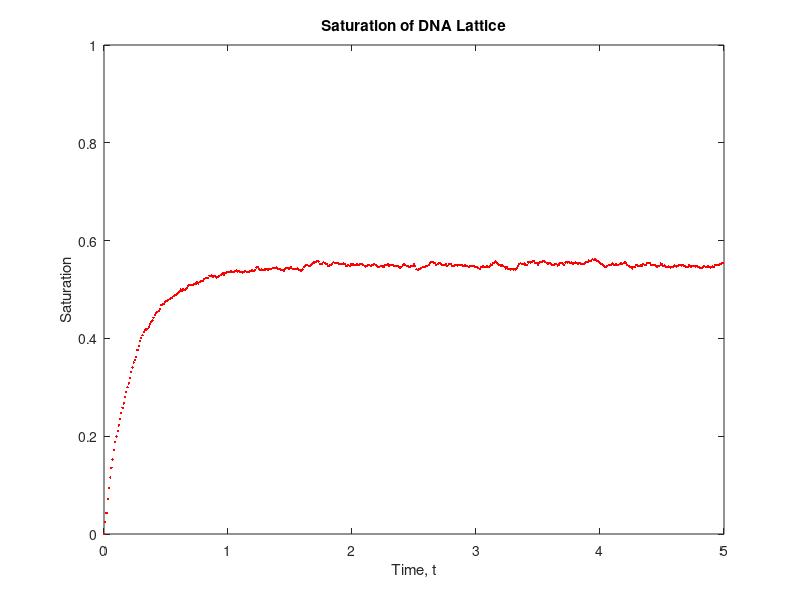

Write MATLAB code to recreate this figure.
clear all;
close all;

% This code will randomly bind and unbind proteins to a DNA lattice
% represented by an array of zeros and ones. A zero represents a free
% location on the lattice while a one represents a location where a protein
% is bound. The length of the lattice and the proteins are variable. The
% probabilities of binding and unbinding are based on k_on and k_off values
% as well as chemical kinetics. Proteins can interact on the lattice and
% binding probabilities are affected by these interactions. The code
% creates a growth profile over time of the given situation based on the
% given parameters.
% k_on, k_off, L, and dt values must be selected such that k_on*L*dt < 1 as
% well as k_off*dt < 1.
% There are 'dummy zeros' on either end of the lattice (positions 1 and
% N+1) in order for the code to check the binding location type.


N = 8660;    %length of DNA lattice
n = 3;      %protein length
k_on = 0.1;   %kinetic rate constant for binding
k_off = 1;  %kinetic rate constant for unbinding
w = 1;  %co-operativity parameter
L = 8;  %concentration of free proteins

dt = 0.01;     %small time step required for probability calculations

Probabilities = [k_on*L*dt,k_on*L*w*dt,k_on*L*(w^2)*dt,k_off*dt];   %probabilites used for comparisons
if max(Probabilities) > 1
    disp('ERROR: dt TOO BIG');
elseif max(Probabilities) < 0.001
    disp('ERROR: dt TOO SMALL');
end

K = k_on/k_off; %calculates equilibrium constant

Iterations = 500;  %how many binding/unbinding loops to run

DNA = zeros(1,N+2);   %array to model DNA lattice with 'dummy zeros' on each end
currentBound = zeros(1,N+2);  %allocate memory for currentBound array with 'dummy zeros'

BindHist = 0;   %resets BindHist for each loop of binding/unbinding events
BindCounter = 0;    %counts how many binding events occur
isolBindCounter = 0;    %counts isolated binding events
scBindCounter = 0;  %counts singly contiguous binding events
dcBindCounter = 0;  %counts doubly contiguous binding events
UnbindCounter = 0;   %counts how many unbinding events occur

t = zeros(1,Iterations);    %memory allocation of t and FracCover
FracCover = zeros(1,Iterations);

t(1) = 0;       %initial conditions
FracCover(1) = 0;
for a = 2:Iterations   %loops binding and unbinding runs multiple times
    for j = randperm(N-(n-1))+1   %for loop checks each location on DNA in random order (binding events)
        if DNA(j:j+(n-1)) == 0  %checks availiability at location
            if DNA(j-1) == 0 && DNA(j+n) == 0  %checks if binding site is isolated
                if rand <= k_on*L*dt    %checks probability based on kinetics
                    DNA(j:j+(n-1)) = 1; %space matches all requirements so protein binds
                    BindHist(1,BindCounter+1) = j;  %array to record history of all past binding locations
                    BindCounter = BindCounter+1;    %increases counter of total binding events
                    isolBindHist(isolBindCounter+1) = j;    %stores location of all isolated binding events
                    isolBindCounter = isolBindCounter+1;    %increases counter of isolated binding events
                    currentBound(j) = 1;    %shows which positions a protein is bound to currently
                end
            end
            if (DNA(j-1) == 0 && DNA(j+n) == 1) || (DNA(j-1) == 1 && DNA(j+n) == 0)    %checks if binding site is singly contiguous (sc)
                if rand <= k_on*L*w*dt    %checks probability based on kinetics
                    DNA(j:j+(n-1)) = 1; %space matches all requirements so protein binds
                    BindHist(2,BindCounter+1) = j;  %array to record history of all past binding locations
                    BindCounter = BindCounter+1;    %increases counter of total binding events
                    scBindHist(scBindCounter+1) = j;    %stores location of all sc binding events
                    scBindCounter = scBindCounter+1;    %increases counter of all sc binding events
                    currentBound(j) = 1;    %shows which positions a protein is bound to currently
                end
            end
            if DNA(j-1) == 1 && DNA(j+n) == 1  %checks if binding site is doubly contiguous (dc)
                if rand <= k_on*L*(w^2)*dt    %checks probability based on kinetics
                    DNA(j:j+(n-1)) = 1; %space matches all requirements so protein binds
                    BindHist(3,BindCounter+1) = j;  %array to record history of all past binding locations
                    BindCounter = BindCounter+1;    %increases counter of total binding events
                    dcBindHist(dcBindCounter+1) = j;    %stores location of all dc binding events
                    dcBindCounter = dcBindCounter+1;    %increases counter of all dc binding events
                    currentBound(j) = 1;    %shows which positions a protein is bound to currently
                end 
            end
        end
    end
    for m = find(currentBound == 1) %picks each location where a protein is currently bound (unbinding events)
        if rand <= k_off*dt    %checks probability based on kinetics
            DNA(m:m+(n-1)) = 0; %unbinds protein from location
            UnbindHist(UnbindCounter+1) = m;    %stores location in history of all past unbinding events
            UnbindCounter = UnbindCounter+1;    %increases counter of total unbinding events
            currentBound(m) = 0;    %shows no more protein bound to that location
        end
    end
    
    FracCover(a) = sum(DNA)/N;  %fractional coverage of DNA lattice
    
    t(a) = t(a-1)+dt;
end

figure(1);
scatter(t,FracCover,3,'r','filled');
hold on;
xlabel('Time, t');
ylabel('Saturation');
xlim([0 dt*Iterations]);
ylim([0 1]);
title('Saturation of DNA Lattice');
box on;